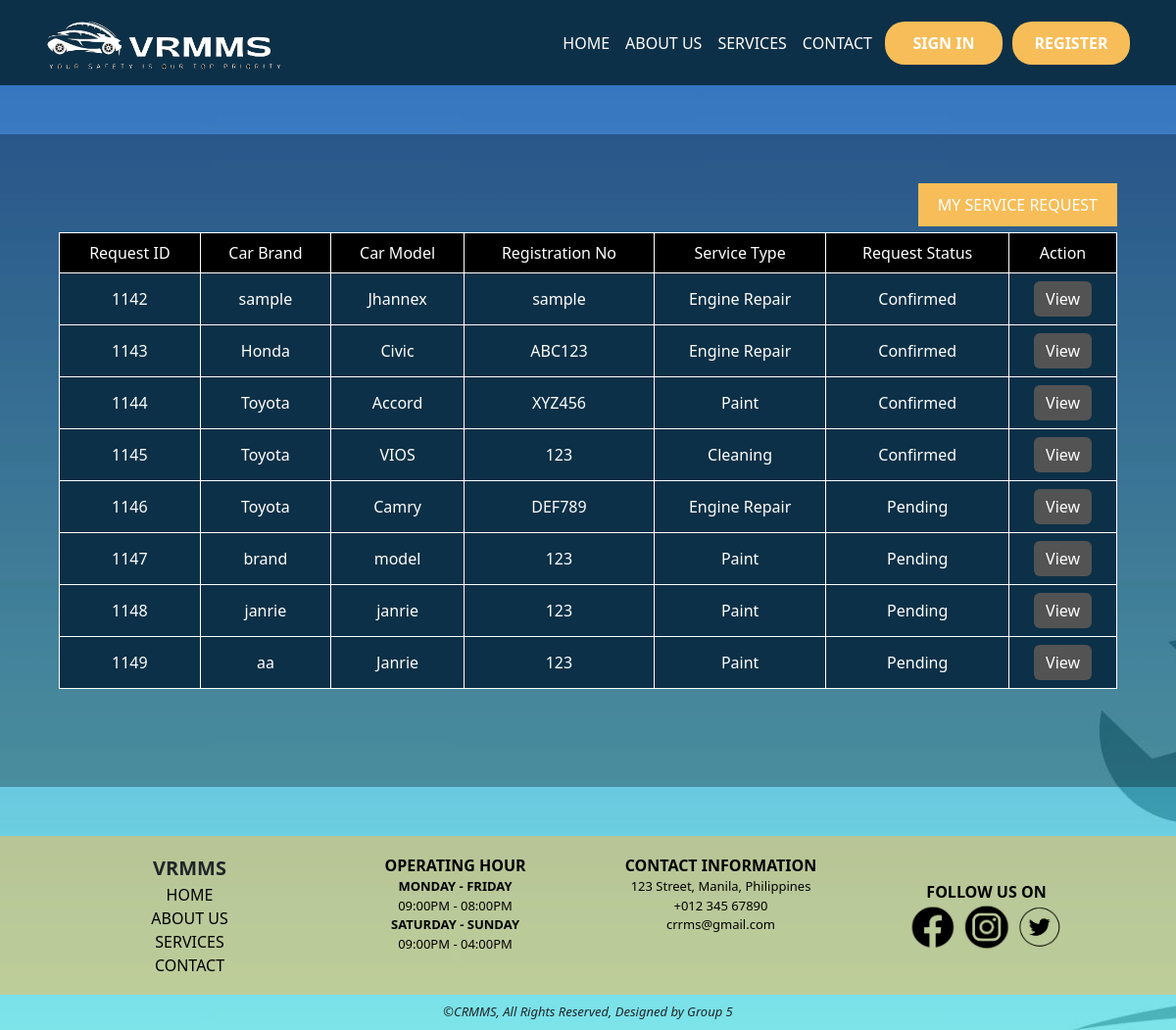
The page /Client/Service_History.php on the database its author committed.
### tables this page shows
CREATE TABLE `service_request` (
  `request_id` int(11) NOT NULL,
  `car_model` varchar(20) NOT NULL,
  `car_brand` varchar(20) NOT NULL,
  `car_reg_num` varchar(20) NOT NULL,
  `service_type` varchar(20) NOT NULL,
  `car_problem` varchar(100) NOT NULL,
  `request_date` datetime NOT NULL,
  `completion_date` datetime NOT NULL,
  `client_id` int(11) NOT NULL,
  `service_id` int(11) NOT NULL,
  `cost_id` int(11) NOT NULL,
  `status` int(11) NOT NULL
);

### Client/Service_History.php (the view, shortened to what this page needs)
<?php
     include('../connection.php');
     $query = "
     SELECT sr.request_id, sr.car_brand, sr.car_model, sr.car_reg_num, sr.service_type, sr.status
     FROM service_request sr
     ";
     $result = mysqli_query($con, $query);
?>
<!DOCTYPE html>
<html lang="en">
<head>
    <link href="https://cdn.jsdelivr.net/npm/bootstrap@5.3.0/dist/css/bootstrap.min.css" rel="stylesheet">
     <link rel="stylesheet" href="../CSS/style.css">
     <link rel="stylesheet" href="../CSS/bg-style-a.css">
</head>
<body>
    <?php include "../common/navbar-for-folder.php" ?>
    <div class="f-height d-flex justify-content-center" style="margin-bottom: 50px;">
          <div class="text-white section">
               <div>
                    <div>
                        <div class="head-section-txt">MY SERVICE REQUEST</div>
                    </div>
                    <div style="padding: 50px 0px;">
                        <div class="table-section">
                            <table class="table m-0">
                                <thead>
                                    <tr>
                                        <th scope="col">Request ID</th>
                                        <th scope="col">Car Brand</th>
                                        <th scope="col">Car Model</th>
                                        <th scope="col">Registration No</th>
                                        <th scope="col">Service Type</th>
                                        <th scope="col">Request Status</th>
                                        <th scope="col">Action</th>
                                    </tr>
                                </thead>
                                <tbody>
                                    <?php
                                    while ($row = mysqli_fetch_assoc($result)) {
                                        echo "<tr>";
                                            echo "<td>{$row['request_id']}</td>";
                                            echo "<td>{$row['car_brand']}</td>";
                                            echo "<td>{$row['car_model']}</td>";
                                            echo "<td>{$row['car_reg_num']}</td>";
                                            echo "<td>{$row['service_type']}</td>";
                                            echo "<td>" . ($row['status'] == 0 ? 'Pending' : 'Confirmed') . "</td>";
                                            echo "<td><a href='View_Service_History.php?request_id={$row['request_id']}' class='btn btn-a'>View</a></td>";
                                        echo "</tr>";
                                    }
                                    ?>
                                </tbody>
                            </table>
                        </div>
                    </div>
               </div>
          </div>
     </div>
    <?php include "../common/footer-for-folder.php" ?>
</body>
</html>

### CSS/style.css (style rules this page uses)
.f-height { height: fit-content; margin-top: 50px; margin-bottom: 143px; }
.section { background-color: rgba(0, 0, 0, 0.29); padding: 50px 5%; height: fit-content; width: 100%; }

### CSS/bg-style-a.css (style rules this page uses)
body { background-image: url('../Assets/background-picture.jpg'); background-size: cover; background-repeat: no-repeat; background-attachment: fixed; }

### Client/Service_History.php (style rules this page uses)
.head-section-txt { width: fit-content; float: right; background-color: color(srgb 0.9702 0.7395 0.3452); padding: 10px 20px; font-weight: 500; }
th, td { text-align: center; }
th { background-color: black !important; color: white !important; font-weight: 400; border: 1px solid white; }
td { background-color: rgb(12, 48, 71) !important; color: white !important; border: 1px solid white; vertical-align: middle; }
.btn-a { background-color: color(srgb 0.325 0.325 0.325); border: none; color: white !important; }
.table-section { min-width: 200px; overflow: scroll; }

### rows shown on the page
service_request: request_id "1142", car_brand "sample", car_model "Jhannex", car_reg_num "sample", service_type "Engine Repair", status "Confirmed"
service_request: request_id "1143", car_brand "Honda", car_model "Civic", car_reg_num "ABC123", service_type "Engine Repair", status "Confirmed"
service_request: request_id "1144", car_brand "Toyota", car_model "Accord", car_reg_num "XYZ456", service_type "Paint", status "Confirmed"
service_request: request_id "1145", car_brand "Toyota", car_model "VIOS", car_reg_num "123", service_type "Cleaning", status "Confirmed"
service_request: request_id "1146", car_brand "Toyota", car_model "Camry", car_reg_num "DEF789", service_type "Engine Repair", status "Pending"
service_request: request_id "1147", car_brand "brand", car_model "model", car_reg_num "123", service_type "Paint", status "Pending"
service_request: request_id "1148", car_brand "janrie", car_model "janrie", car_reg_num "123", service_type "Paint", status "Pending"
service_request: request_id "1149", car_brand "aa", car_model "Janrie", car_reg_num "123", service_type "Paint", status "Pending"
